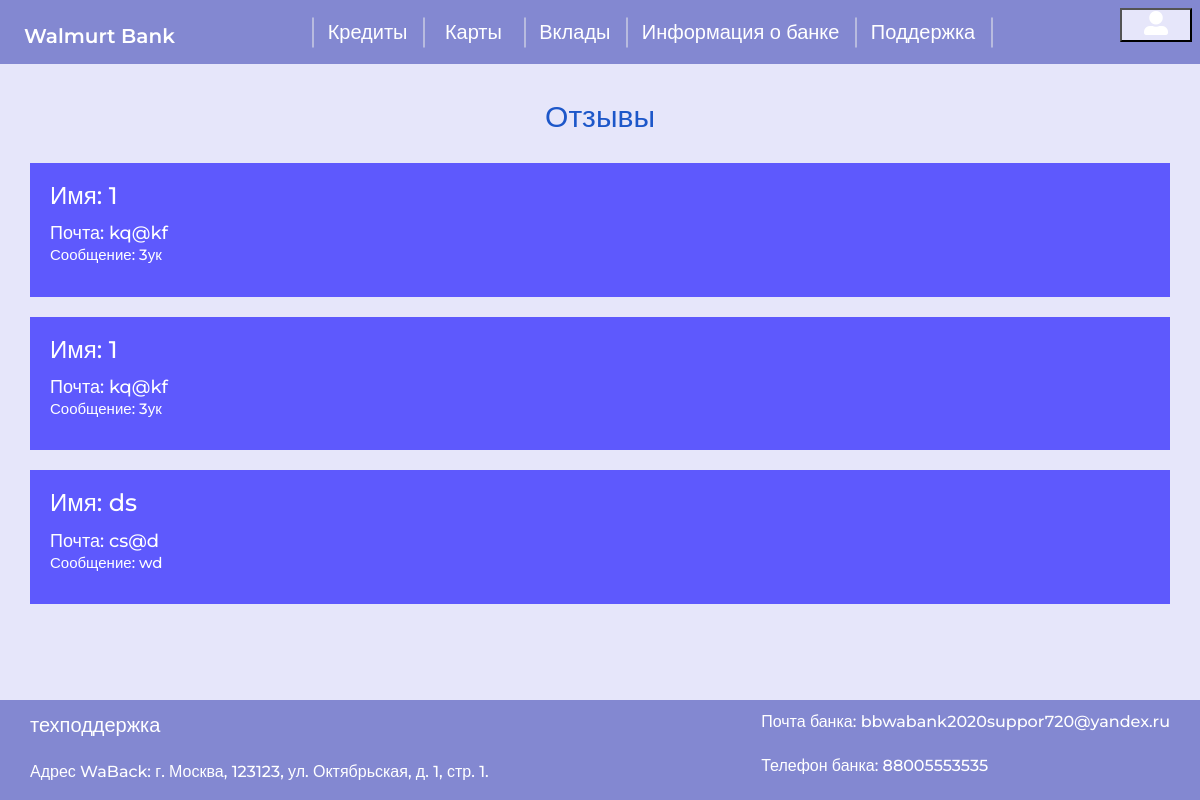
Screenshot of /admin/rew (signed in) with the database file from the repository.
### data/classes.py (models this page shows, shortened)
class Reviews(SqlAlchemyBase, UserMixin):
    __tablename__ = 'reviews'
    id = sqlalchemy.Column(sqlalchemy.Integer, primary_key=True, autoincrement=True)
    name = sqlalchemy.Column(sqlalchemy.String, nullable=False)
    mail = sqlalchemy.Column(sqlalchemy.String, nullable=True)
    message = sqlalchemy.Column(sqlalchemy.String, nullable=False)

### main.py (the view)
@app.route('/admin/rew')
def admin_rew():
    if current_user.is_authenticated:
        db_sess = db_session.create_session()
        is_admin = db_sess.query(Users).filter(Users.id == current_user.id and Users.admin).all()
        if is_admin:
            rews = [(i.name, i.mail, i.message) for i in db_sess.query(Reviews).all()]
            print(rews)
            return render_template('rew.html', options=options, rews=rews)
    else:
        return render_template('info.html', options=options, message='Сначала необходимо зарегестрироваться')

### data/db_session.py (called while the page is built)
def create_session() -> Session:
    global __factory
    return __factory()

### main.py (called while the page is built)
@login_manager.user_loader
def load_user(user_id):
    db_sess = db_session.create_session()
    return db_sess.query(Users).get(user_id)

### templates/rew.html (shortened to what this page needs)
{% extends "base.html" %}
{% block content %}
<h2 align="center">Отзывы</h2>
<div class="table_container">
    {% for rew in rews %}
        <div class="card_" style="padding: 20px; margin-bottom: 20px; background: #5e59fd; color: #fff;">
            <h3>Имя: {{ rew[0] }}</h3>
            <h4>Почта: {{ rew[1] }}</h4>
            <p>Сообщение: {{ rew[2] }}</p>
        </div>
    {% endfor %}
</div>
<br>
{% endblock %}

### static/css/style.css (style rules this page uses)
html { height: 100%; }
body { margin: 0; color: #fff; min-height: 100%; display: grid; grid-template-rows: auto 1fr auto; }
body { margin: 0; line-height: 1.5; font-weight: 500; position: relative; min-height: 100vh; font-family: 'Montserrat', sans-serif; background-color: lavender; }
h1, h2, h3, h4, h5, h6 { margin: 0; padding: 0; }
h1, h2 { color: #1d57c9; padding-bottom: 30px; }
h3 { padding-bottom: 15px; }

### rows the page displays
Reviews: id "1", mail "kq@kf", message "3ук"
Reviews: name "1", mail "kq@kf", message "3ук"
Reviews: name "ds", mail "cs@d", message "wd"

### other values shown
{{ key }} "Кредиты" "Вклады" "Информация о банке" "Поддержка"
{{ key }} "Карты"
